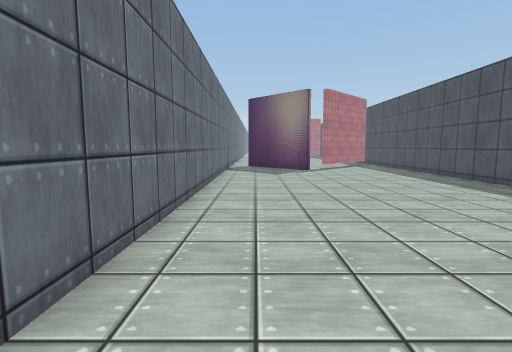
view 1 (above)

15 first-person views from a walk through a scene from a Unity 3-D project. The camera is 1.3 m above the floor, tilts 6° down and sees 85° across. The floor is counted in squares, 1 m on a side. Each view is taken from the middle of a square. On the plan, view 1 faces up. The plan holds only what a view shows up to about 13 squares ahead; the rest is blank. The place goes on beyond the plan. Some surface patterns are stand-ins.

view 2
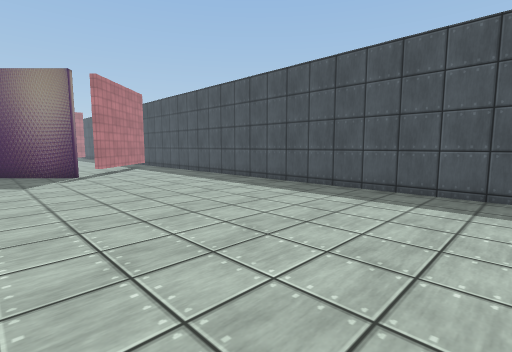

view 3
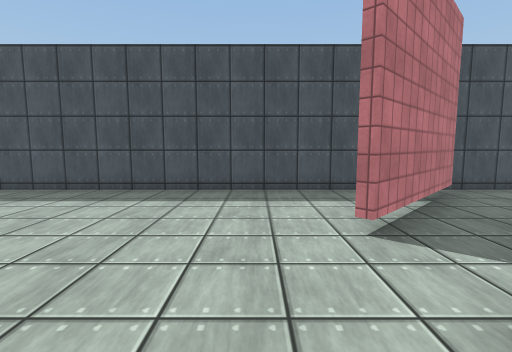

view 4
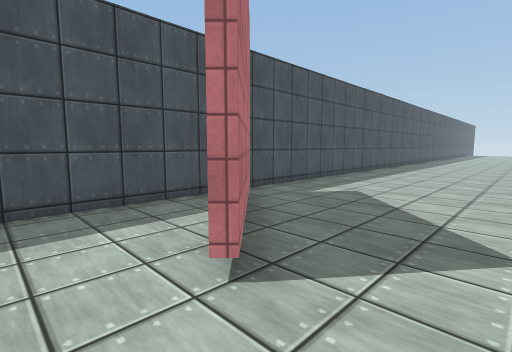

view 5
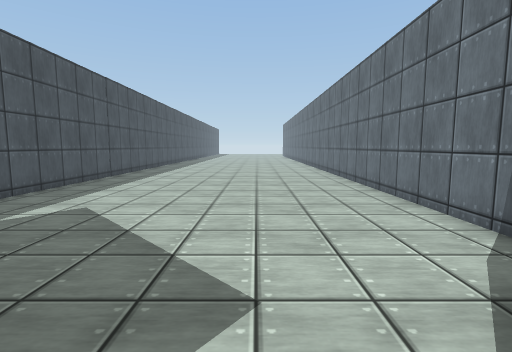

view 6
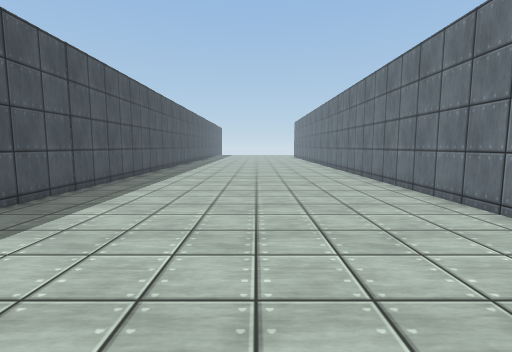

view 7
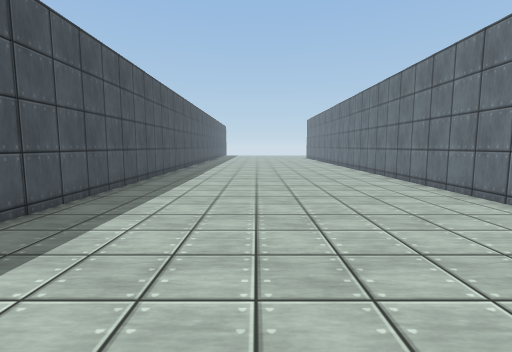

view 8
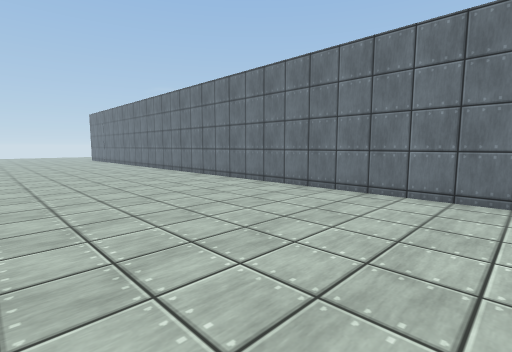

view 9
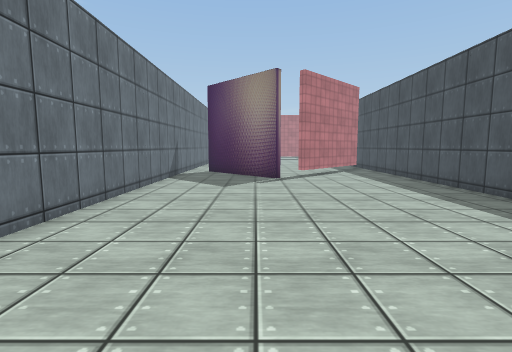

view 10
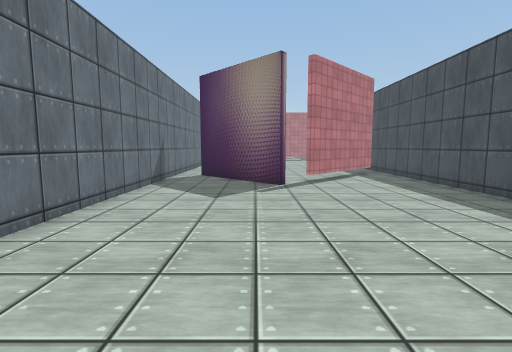

view 11
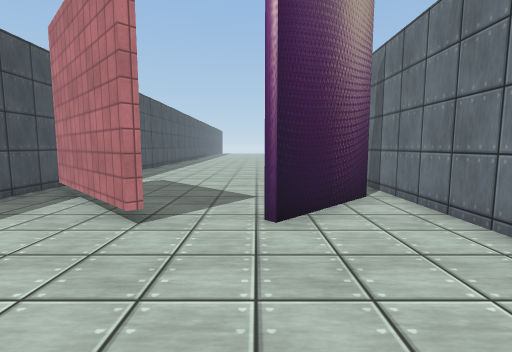

view 12
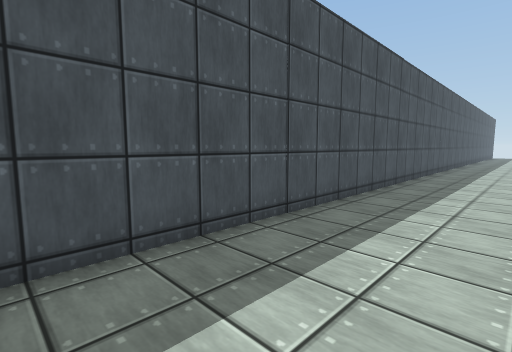

view 13
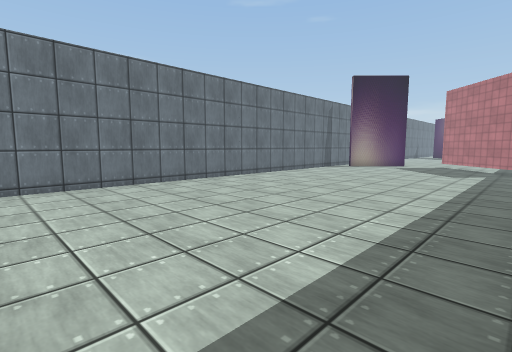

view 14
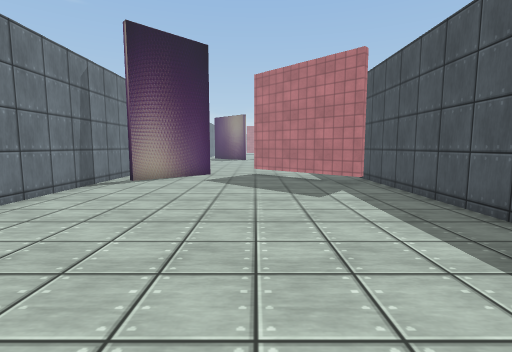

view 15
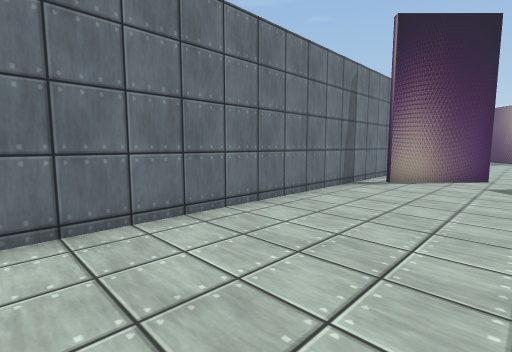

### Floor plan
Points are (right, up) in squares from view 1. A wall is a line through its corners. A room is listed if a view was taken in it or the views show most of it. See-through windows are left out.
Room 1 (views 1, 2, 3, 4, 5, 6, 7, 8, 9, 10, 11, 12, 13, 14, 15)
walls: (4.1, 1.6) (7.9, -2.2); (7.7, -2.4) (3.9, 1.4); (2.9, 15.4) (-0.3, 18.6); (8.4, -19.5) (8.4, 18.5); (6.3, 18.6) (4.1, 16.4); (-1.7, 18.5) (-1.7, -19.1)
ways out: gap at (8, -2)

Positions as (right, up) in squares from view 1, and headings:
1: (0, 0), facing up
2: (0, 2), facing up-right
3: (0, 3), facing right
4: (2, 3), facing down-right
5: (2, 1), facing down
6: (3, -3), facing down
7: (4, -6), facing down
8: (6, -8), facing down-left
9: (2, 4), facing up
10: (2, 6), facing up
11: (2, 6), facing down
12: (5, -7), facing down-right
13: (8, -19), facing up-left
14: (4, -12), facing up
15: (3, -12), facing up-left
